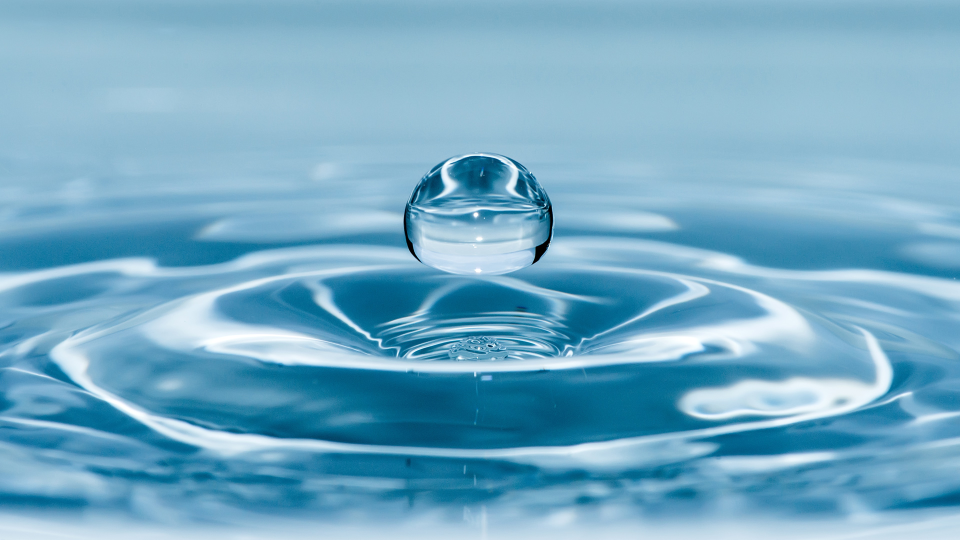
#> input picture generative v1.1/water.jpg, 1920 x 1080 px (shown at 1/2 size)
$ python segmentation.py
#> lines starting #> are read from the running program, lines starting #| are printed output that depends on the picture; long printed decimals are rounded
import os
import numpy as np
import pandas as pd
import matplotlib.pyplot as plt
import cv2
import imutils

texture_data_dir = os.getcwd() + '/texturedata/'
texture_dir = os.getcwd() + '/block/'


#preproc input img
img_path = 'water.jpg'
img = cv2.imread(img_path)
#> img is the input picture: shape (1080, 1920, 3); mean B, G, R 197.9, 171.1, 115.9
img = cv2.cvtColor(img, cv2.COLOR_BGR2RGB)
print("img shape: ")
print(img.shape)
#| (1080, 1920, 3)
pixel_vals = img.reshape((-1,3))
pixel_vals = np.float32(pixel_vals)
pixels_arr = pixel_vals.flatten()

print("pixel_vals shape: ")
print(pixel_vals.shape)
#| (2073600, 3)

criteria = (cv2.TERM_CRITERIA_EPS + cv2.TERM_CRITERIA_MAX_ITER, 10, 1.0)
k = 3
attempts = 10

##segmentation
ret, labels, centers = cv2.kmeans(pixel_vals,k,None,criteria,attempts,cv2.KMEANS_PP_CENTERS)
#> ret = 1.82e+09; centers = [[135.5, 182.8, 207.6], [32.87, 120.7, 158.3], [196.8, 220.9, 235.4]]
print("labels shape: ")
print(labels.shape)
#| (2073600, 1)
centers = np.uint8(centers)
#> centers = [[135, 182, 207], [32, 120, 158], [196, 220, 235]]

segmented_data = centers[labels.flatten()]
segmented_img = segmented_data.reshape(img.shape)
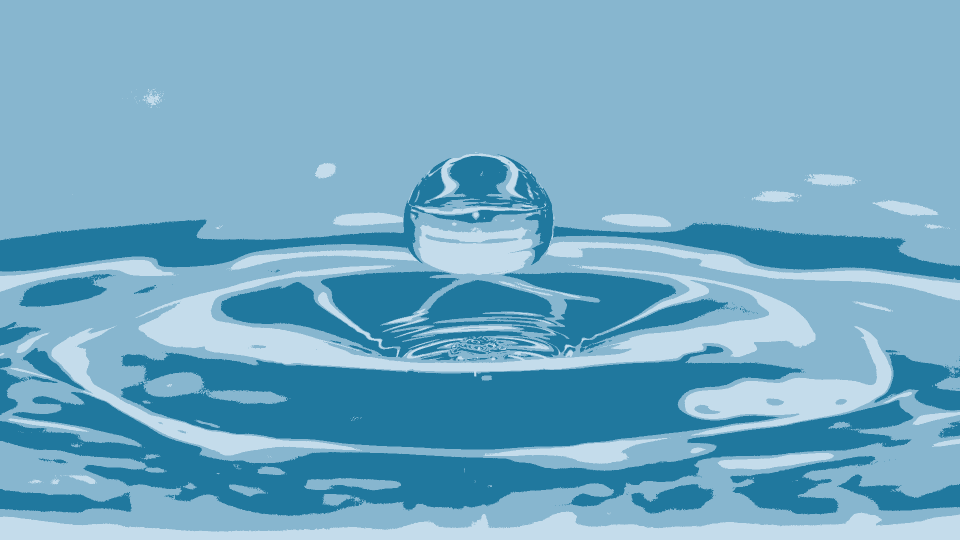
#> segmented_img: shape (1080, 1920, 3) (shown at 1/2 size); mean R, G, B 115.3, 170.3, 197.5

print("ret: " + str(ret))
#| ret: 1816486440.865
print("centers: " + str(centers))
#| centers: [[135 182 207]
#|  [ 32 120 158]
#|  [196 220 235]]
plt.imshow(segmented_img)
plt.show(block=False)

print(segmented_img.shape)
#| (1080, 1920, 3)

##split channels and compute RGB histogram
chans = cv2.split(img)

print("chans: ")
print(chans[0].shape)
#| (1080, 1920)
colors = ("r", "g", "b")

for i in range(k):

    fig, (ax1, ax2, ax3) = plt.subplots(3, 1)
    axs = (ax1, ax2, ax3)
    plt.title("segment " + str(i))
    plt.xlabel("bins")
    plt.ylabel("# pix")

    segment_chans = list(map(lambda chan: chan.flatten()[labels.flatten()==i], chans))
#> segment_chans = 3 items

    print("segment_chans shape: ")
    print(segment_chans[0].shape)
#| (1271246,)

    imghistRGB = cv2.calcHist([img], [0, 1, 2], None, [8,8,8], [0,256, 0,256, 0,256])
##load in mc texture histograms
    compare_results = {}

    for root, dirs, files in os.walk(texture_data_dir):
        for file in files:

            mcblock = os.path.splitext(file)[0]

            resultRGB = 0
            mcRGBhist_reshaped = np.loadtxt(os.path.join(root, file))
            mcRGBhist = mcRGBhist_reshaped.reshape(8,8,8)
            imghist_norm = np.float32(cv2.normalize(imghistRGB, imghistRGB).flatten())
            mchist_norm = np.float32(cv2.normalize(mcRGBhist, mcRGBhist).flatten())
            method = cv2.HISTCMP_CORREL
            resultRGB += cv2.compareHist(imghist_norm, mchist_norm, method)
            compare_results[mcblock] = resultRGB


    compare_results_sorted = sorted(compare_results.items(), key=lambda x:x[1], reverse=True)
    print(compare_results_sorted)

    #display top 5 closest blocks for each segment

    ##    while True:
    j=0
    for j in range(5):
#> (the run stopped early here; a loop or call above may not have finished)

$ run again, with generative v1.1/5.jpg copied over generative v1.1/water.jpg
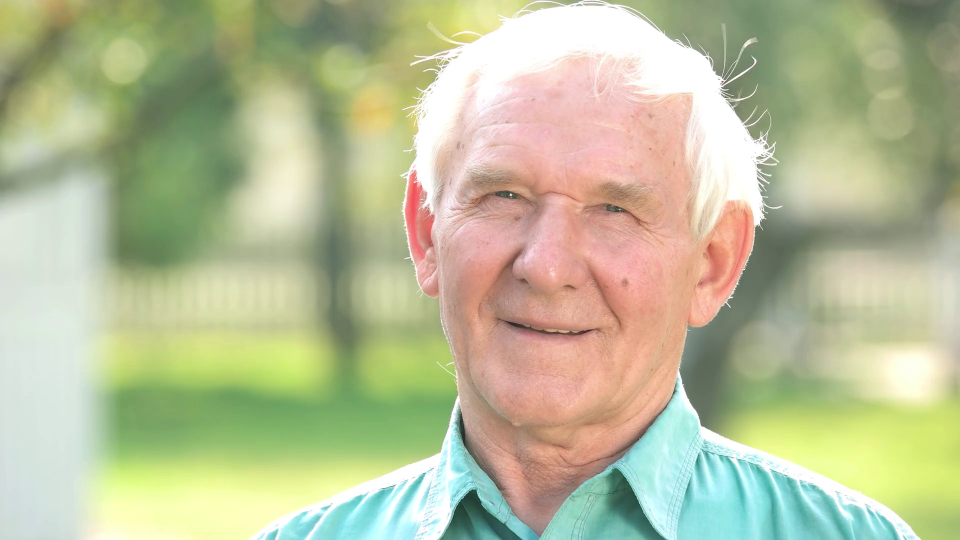
#> input picture generative v1.1/5.jpg, 1920 x 1080 px (shown at 1/2 size)
#> img is the input picture: shape (1080, 1920, 3); mean B, G, R 152.7, 189.4, 185.1
#| (1080, 1920, 3)
#| (2073600, 3)
#> `ret, labels, centers = cv2.kmeans(pixel_vals,k,None,criteria,attempts,..`: ret = 3.57e+09; centers = [[204.3, 192.9, 146.6], [224.5, 235.6, 221.4], [133, 151, 109.2]]
#| (2073600, 1)
#> `centers = np.uint8(centers)`: centers = [[204, 192, 146], [224, 235, 221], [133, 150, 109]]
#> `segmented_img = segmented_data.reshape(img.shape)`:
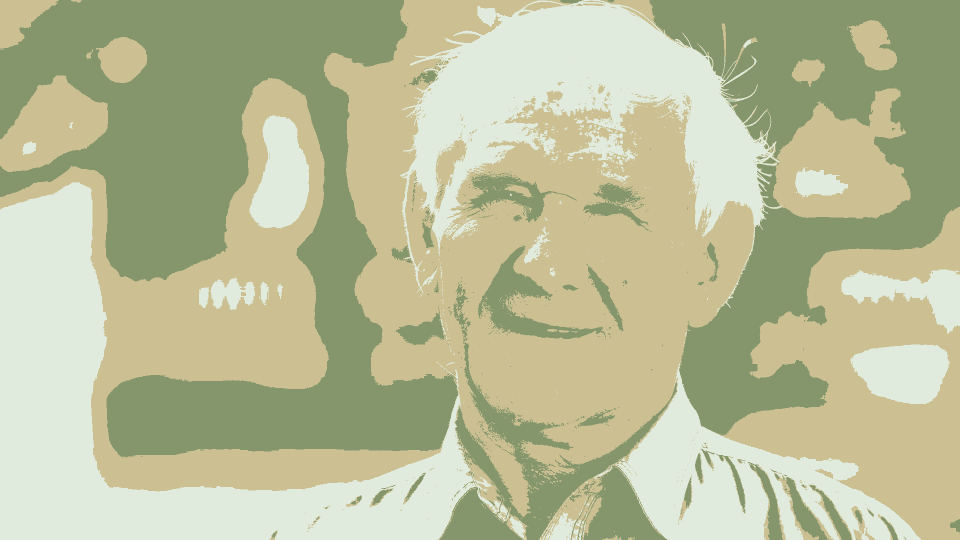
#> segmented_img: shape (1080, 1920, 3) (shown at 1/2 size); mean R, G, B 184.9, 188.6, 152.4
#| ret: 3565204566.820
#| centers: [[204 192 146]
#|  [224 235 221]
#|  [133 150 109]]
#| (1080, 1920, 3)
#| (1080, 1920)
#> segment_chans = 3 items
#| (842588,)

$ run again, with generative v1.1/food.jpg copied over generative v1.1/water.jpg
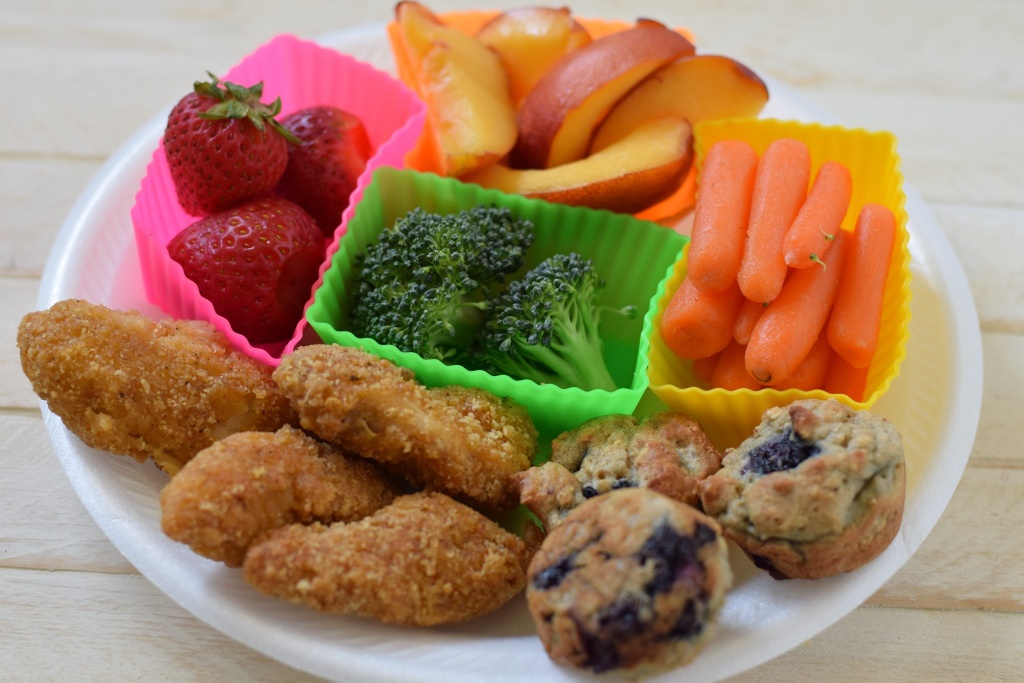
#> input picture generative v1.1/food.jpg, 2048 x 1365 px (shown at 1/2 size)
#> img is the input picture: shape (1365, 2048, 3); mean B, G, R 99.8, 131.2, 165.4
#| (1365, 2048, 3)
#| (2795520, 3)
#> `ret, labels, centers = cv2.kmeans(pixel_vals,k,None,criteria,attempts,..`: ret = 8.45e+09; centers = [[95.93, 64.4, 24.13], [189.9, 122.8, 68.01], [198.1, 190, 185.7]]
#| (2795520, 1)
#> `centers = np.uint8(centers)`: centers = [[95, 64, 24], [189, 122, 68], [198, 190, 185]]
#> `segmented_img = segmented_data.reshape(img.shape)`:
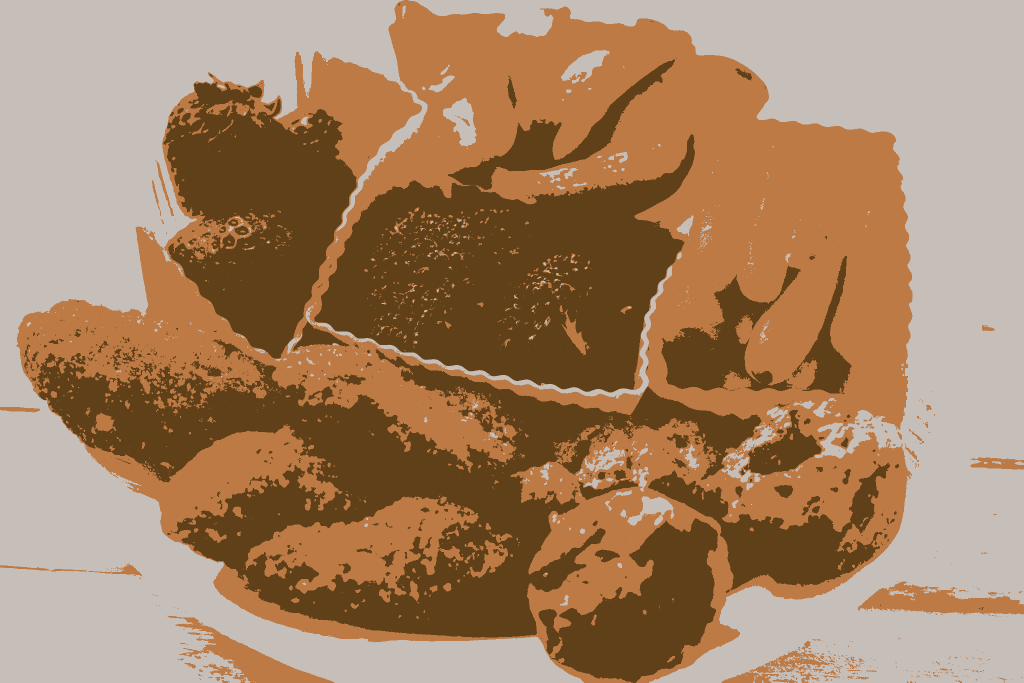
#> segmented_img: shape (1365, 2048, 3) (shown at 1/2 size); mean R, G, B 164.8, 130.8, 99.5
#| ret: 8450902759.620
#| centers: [[ 95  64  24]
#|  [189 122  68]
#|  [198 190 185]]
#| (1365, 2048, 3)
#| (1365, 2048)
#> segment_chans = 3 items
#| (820572,)
